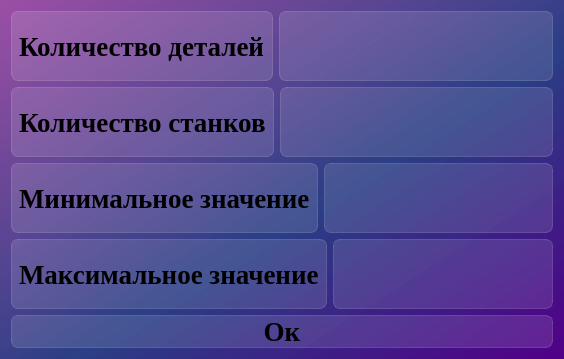
<?xml version="1.0" encoding="UTF-8"?>
<ui version="4.0">
 <class>Dialog_enter_values</class>
 <widget class="QDialog" name="Dialog_enter_values">
  <property name="geometry">
   <rect>
    <x>0</x>
    <y>0</y>
    <width>564</width>
    <height>328</height>
   </rect>
  </property>
  <property name="windowTitle">
   <string>Ввод данных</string>
  </property>
  <property name="styleSheet">
   <string notr="true">background-color: qlineargradient(spread:pad, x1:1, y1:1, x2:0, y2:0, stop:0 rgba(81, 0, 135, 255), stop:0.427447 rgba(41, 61, 132, 235), stop:1 rgba(155, 79, 165, 255));
font-family: Liberation Serif;</string>
  </property>
  <layout class="QVBoxLayout" name="verticalLayout">
   <item>
    <layout class="QHBoxLayout" name="horizontalLayout">
     <item>
      <widget class="QLabel" name="label_details">
       <property name="styleSheet">
        <string notr="true">background-color: rgba(255, 255, 255, 30);
border: 1px solid rgba(255, 255, 255, 40);
border-radius: 7px;
font-weight: bold;
font-size: 20pt;</string>
       </property>
       <property name="text">
        <string>Количество деталей</string>
       </property>
      </widget>
     </item>
     <item>
      <widget class="QTextEdit" name="textEdit_count_details">
       <property name="styleSheet">
        <string notr="true">background-color: rgba(255, 255, 255, 30);
border: 1px solid rgba(255, 255, 255, 40);
border-radius: 7px;
font-weight: bold;
font-size: 20pt;</string>
       </property>
      </widget>
     </item>
    </layout>
   </item>
   <item>
    <layout class="QHBoxLayout" name="horizontalLayout_2">
     <item>
      <widget class="QLabel" name="label__machienes">
       <property name="styleSheet">
        <string notr="true">background-color: rgba(255, 255, 255, 30);
border: 1px solid rgba(255, 255, 255, 40);
border-radius: 7px;
font-weight: bold;
font-size: 20pt;</string>
       </property>
       <property name="text">
        <string>Количество станков</string>
       </property>
      </widget>
     </item>
     <item>
      <widget class="QTextEdit" name="textEdit_count_machienes">
       <property name="styleSheet">
        <string notr="true">background-color: rgba(255, 255, 255, 30);
border: 1px solid rgba(255, 255, 255, 40);
border-radius: 7px;
font-weight: bold;
font-size: 20pt;</string>
       </property>
      </widget>
     </item>
    </layout>
   </item>
   <item>
    <layout class="QHBoxLayout" name="horizontalLayout_3">
     <item>
      <widget class="QLabel" name="label_min">
       <property name="styleSheet">
        <string notr="true">background-color: rgba(255, 255, 255, 30);
border: 1px solid rgba(255, 255, 255, 40);
border-radius: 7px;
font-weight: bold;
font-size: 20pt;</string>
       </property>
       <property name="text">
        <string>Минимальное значение</string>
       </property>
      </widget>
     </item>
     <item>
      <widget class="QTextEdit" name="textEdit_min">
       <property name="styleSheet">
        <string notr="true">background-color: rgba(255, 255, 255, 30);
border: 1px solid rgba(255, 255, 255, 40);
border-radius: 7px;
font-weight: bold;
font-size: 20pt;</string>
       </property>
      </widget>
     </item>
    </layout>
   </item>
   <item>
    <layout class="QHBoxLayout" name="horizontalLayout_4">
     <item>
      <widget class="QLabel" name="label_max">
       <property name="styleSheet">
        <string notr="true">background-color: rgba(255, 255, 255, 30);
border: 1px solid rgba(255, 255, 255, 40);
border-radius: 7px;
font-weight: bold;
font-size: 20pt;</string>
       </property>
       <property name="text">
        <string>Максимальное значение</string>
       </property>
      </widget>
     </item>
     <item>
      <widget class="QTextEdit" name="textEdit_max">
       <property name="styleSheet">
        <string notr="true">background-color: rgba(255, 255, 255, 30);
border: 1px solid rgba(255, 255, 255, 40);
border-radius: 7px;
font-weight: bold;
font-size: 20pt;</string>
       </property>
      </widget>
     </item>
    </layout>
   </item>
   <item>
    <widget class="QPushButton" name="pushButton_ok">
     <property name="enabled">
      <bool>true</bool>
     </property>
     <property name="styleSheet">
      <string notr="true">QPushButton {
font-weight: bold;
font-size: 20pt;
text-align: center;
background-color: rgba(255, 255, 255, 30);
border: 1px solid rgba(255, 255, 255, 40);
border-radius: 7px;
}

QPushButton:hover {
background-color: rgba(255, 255, 255, 40);
}
QPushButton:pressed {
background-color: rgba(255, 255, 255, 70);
}</string>
     </property>
     <property name="text">
      <string>Ок</string>
     </property>
    </widget>
   </item>
  </layout>
 </widget>
 <resources/>
 <connections/>
</ui>
